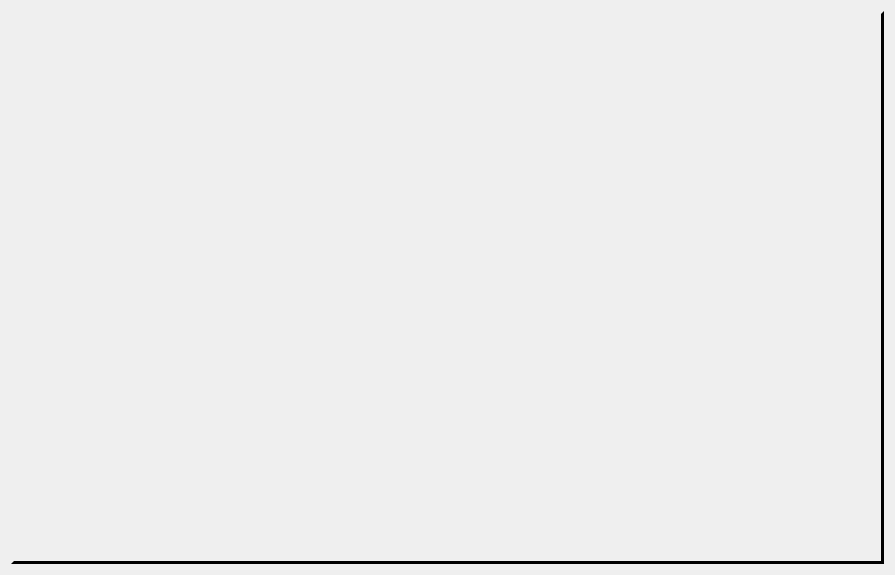
<?xml version="1.0" encoding="UTF-8"?>
<ui version="4.0">
 <class>Form</class>
 <widget class="QWidget" name="Form">
  <property name="geometry">
   <rect>
    <x>0</x>
    <y>0</y>
    <width>895</width>
    <height>575</height>
   </rect>
  </property>
  <property name="windowTitle">
   <string>Form</string>
  </property>
  <property name="styleSheet">
   <string notr="true">QWidget{
	border:3px solid rgba(255, 255, 255, 0);
}</string>
  </property>
  <layout class="QGridLayout" name="gridLayout_3">
   <item row="0" column="0">
    <widget class="QWidget" name="widget" native="true">
     <property name="contextMenuPolicy">
      <enum>Qt::DefaultContextMenu</enum>
     </property>
     <property name="styleSheet">
      <string notr="true">QWidget#widget{
	border-right-color: rgb(0, 0, 0);
	border-bottom-color: rgb(0, 0, 0);
}</string>
     </property>
     <layout class="QGridLayout" name="gridLayout_2">
      <property name="spacing">
       <number>0</number>
      </property>
     </layout>
    </widget>
   </item>
  </layout>
 </widget>
 <resources/>
 <connections/>
</ui>
